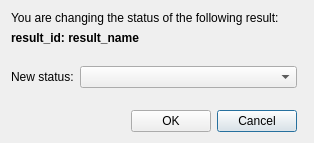
<?xml version="1.0" encoding="UTF-8"?>
<ui version="4.0">
 <class>dlg_status_selector</class>
 <widget class="QDialog" name="dlg_status_selector">
  <property name="geometry">
   <rect>
    <x>0</x>
    <y>0</y>
    <width>314</width>
    <height>143</height>
   </rect>
  </property>
  <property name="windowTitle">
   <string>Status Selector</string>
  </property>
  <layout class="QGridLayout" name="gridLayout">
   <item row="8" column="0">
    <layout class="QGridLayout" name="lyt_buttons">
     <item row="0" column="2">
      <widget class="QPushButton" name="btn_cancel">
       <property name="text">
        <string>Cancel</string>
       </property>
      </widget>
     </item>
     <item row="0" column="1">
      <widget class="QPushButton" name="btn_accept">
       <property name="text">
        <string>OK</string>
       </property>
      </widget>
     </item>
     <item row="0" column="0">
      <spacer name="horizontalSpacer">
       <property name="orientation">
        <enum>Qt::Horizontal</enum>
       </property>
       <property name="sizeHint" stdset="0">
        <size>
         <width>40</width>
         <height>20</height>
        </size>
       </property>
      </spacer>
     </item>
    </layout>
   </item>
   <item row="2" column="0">
    <widget class="QLabel" name="lbl_result">
     <property name="font">
      <font>
       <weight>75</weight>
       <bold>true</bold>
      </font>
     </property>
     <property name="text">
      <string>result_id: result_name</string>
     </property>
    </widget>
   </item>
   <item row="1" column="0" colspan="2">
    <widget class="QLabel" name="lbl_result_main">
     <property name="text">
      <string>You are changing the status of the following result:</string>
     </property>
    </widget>
   </item>
   <item row="3" column="0">
    <spacer name="verticalSpacer">
     <property name="orientation">
      <enum>Qt::Vertical</enum>
     </property>
     <property name="sizeHint" stdset="0">
      <size>
       <width>20</width>
       <height>40</height>
      </size>
     </property>
    </spacer>
   </item>
   <item row="4" column="0">
    <layout class="QGridLayout" name="gridLayout_3" columnstretch="0,1">
     <item row="0" column="0">
      <widget class="QLabel" name="lbl_new_status">
       <property name="text">
        <string>New status:</string>
       </property>
      </widget>
     </item>
     <item row="0" column="1">
      <widget class="QComboBox" name="cmb_status"/>
     </item>
    </layout>
   </item>
   <item row="6" column="0">
    <spacer name="verticalSpacer_2">
     <property name="orientation">
      <enum>Qt::Vertical</enum>
     </property>
     <property name="sizeHint" stdset="0">
      <size>
       <width>20</width>
       <height>40</height>
      </size>
     </property>
    </spacer>
   </item>
  </layout>
 </widget>
 <tabstops>
  <tabstop>cmb_status</tabstop>
  <tabstop>btn_accept</tabstop>
  <tabstop>btn_cancel</tabstop>
 </tabstops>
 <resources/>
 <connections/>
</ui>
